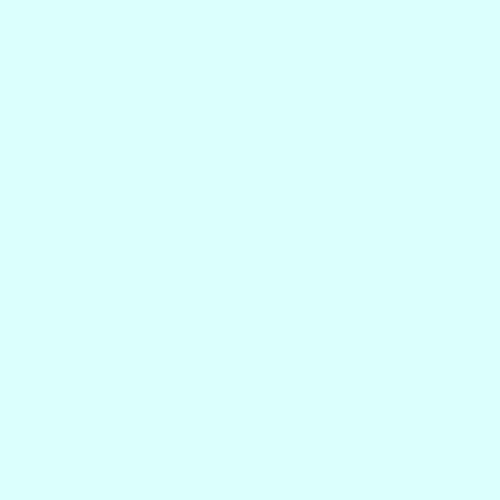
Frame 1 (no input)
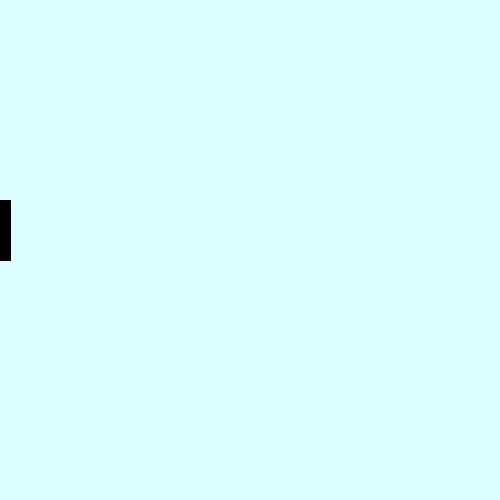
Frame 60 (the mouse pressed at the canvas centre just before this capture)
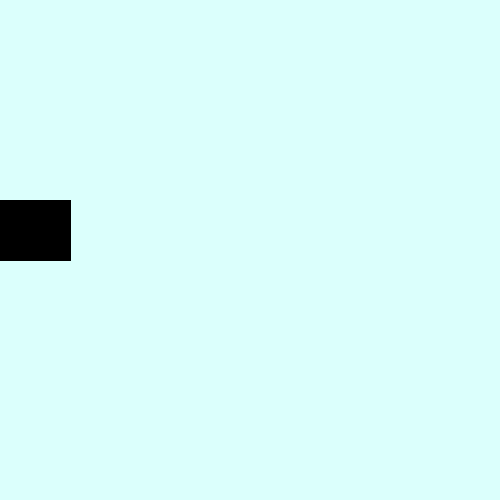
Frame 120 (the mouse held since frame 60 and released just before this capture)

The Processing sketch that drew these frames (run headless with seeded random() and noise(); from frame 60 on, the mouse is pressed at the canvas centre):

// Processing sketch: processing_63050
// ── processing_63050.pde

int x1 = -150; // camera body
int x2 = -150; // lens grey
int x3 = -150; // lens white
int x4 = -150; // camera flash
int x5 = -150; // dark red button
int x6 = -150; // bright red button
void setup ()
{
size (500, 500);
}

void draw(){
background(219, 255, 252);
fill (0);


if (x1<200)
{
  x1 = x1+1;
}
fill (0);
rect (x1, 200, 100, 60); // body of camera


if (x2<250)
{
  x2 = x2+1;
}
fill (205);
ellipse (x2, 230, 40, 40); // lens grey


if (x3<250)
{
  x3 = x3+1;
}
fill (255);
ellipse (x3, 230, 30, 30); // lens white

if (x4<275)
{
  x4 = x4+1;
}
rect (x4, 203, 20, 10); // flash of camera
fill (134, 7, 7);

if (x5<200)
{
  x5 = x5+1;
}
rect (x5, 196, 20, 04); // dark red button
fill (255, 0, 0);

if (x6<205)
{
  x6 = x6+1;
}
rect (x6, 192, 10, 04);  // bright red button






}
